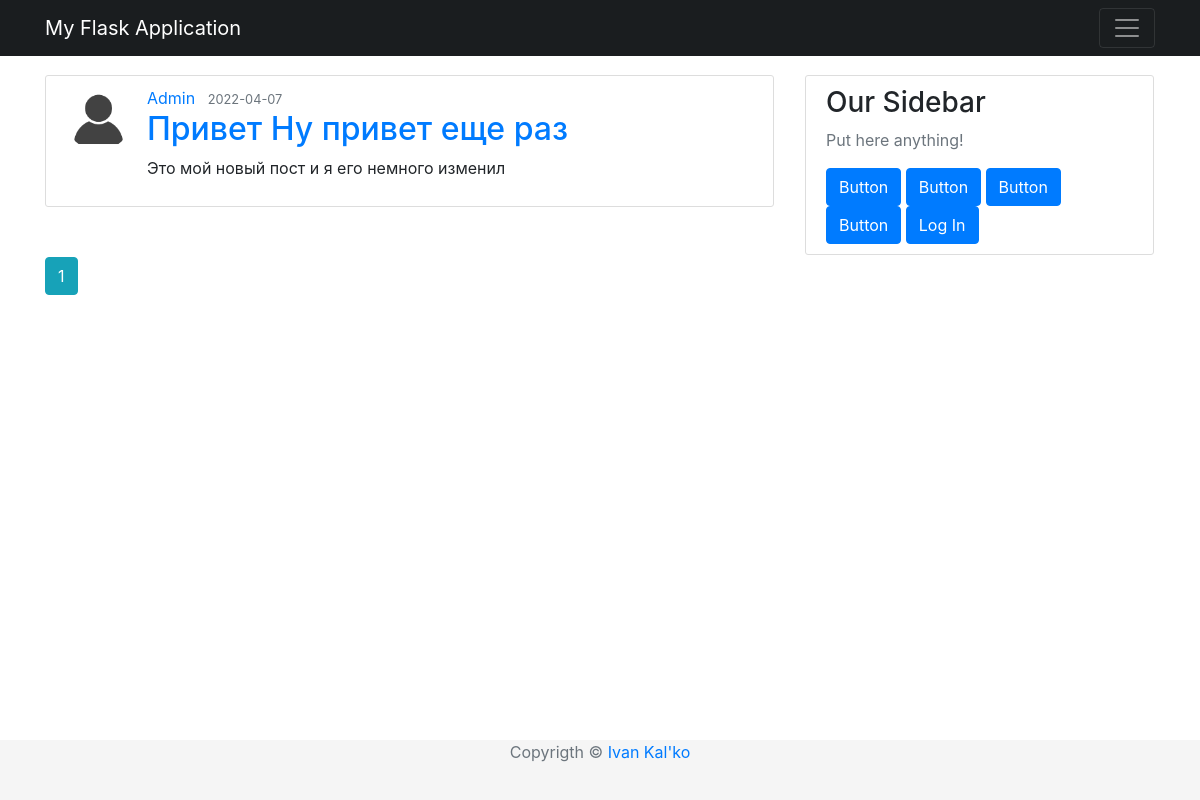
Page /home on the earlier database version.
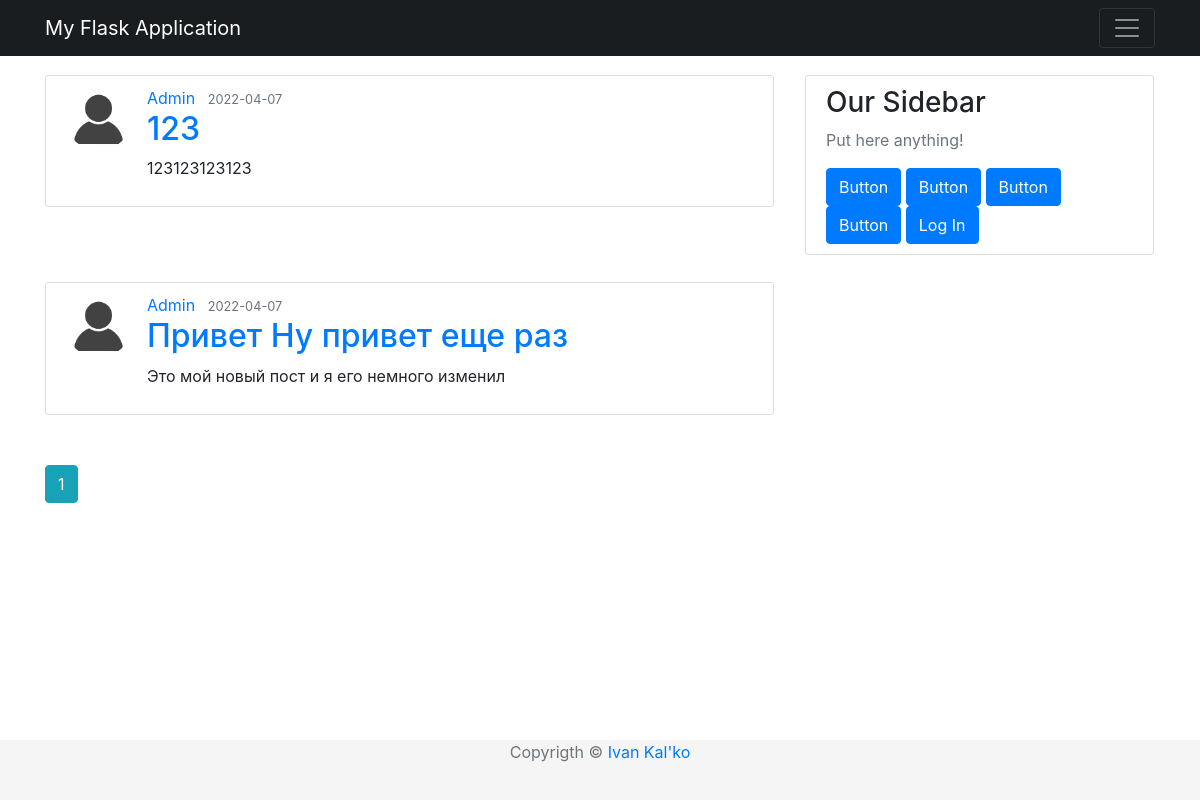
Same page on the later database version.
### app/models/post.py (models this page shows, shortened)
class Post(db.Model):
    __tablename__ = "posts"
    id = db.Column(db.Integer, primary_key=True)
    title = db.Column(db.String(100), nullable=False)
    timestamp = db.Column(db.DateTime, nullable=False, default=datetime.utcnow)
    content = db.Column(db.Text, nullable=False)
    user_id = db.Column(db.Integer, db.ForeignKey("users.id"), nullable=False)

### app/models/user.py (models this page shows, shortened)
class User(UserMixin, db.Model):
    __tablename__ = "users"
    id = db.Column(db.Integer, primary_key=True)
    username = db.Column(db.String(64), unique=True, nullable=False)
    password_hash = db.Column(db.String(128), nullable=False)
    email = db.Column(db.String(120), nullable=False, unique=True)
    image_file = db.Column(db.String(20), nullable=False, default="default.png")
    join_date = db.Column(db.DateTime, nullable=False, default=datetime.utcnow)
    posts = db.relationship('Post', backref='author', lazy=True)

### app/routes/post.py (the view)
@app.route("/")
@app.route("/home")
def home_page():
    page = request.args.get("page", 1, type = int)
    posts = Post.query.order_by(Post.timestamp.desc()).paginate(page=page, per_page=2)
    return render_template("homepage.html", title="Home Page", posts=posts)

### app/templates/homepage.html
{% extends "base.html" %}
{% block content %}
  {% for post in posts.items %}
    <article class="media content-section">
      <img class="rounded-circle article-img" src="{{ url_for('static', filename='images/profiles/' + post.author.image_file) }}">
      <div class="media-body">
        <div class="article-metadata">
          <a class="mr-2" href="{{ url_for('user_public', username=post.author.username )}}">{{ post.author.username }}</a>
          <small class="text-muted">{{ post.timestamp.strftime('%Y-%m-%d') }}</small>
        </div>
        <h2>
          <a class="crticle-title" href="{{url_for('post', id=post.id )}}">{{ post.title }}</a>
        </h2>
        <p class="article-content">{{ post.content }}</p>
      </div>
    </article>
  {% endfor %}
  {% for page_num in posts.iter_pages() %}
    {% if page_num %}
        {% if posts.page == page_num %}
            <a class="btn btn-info mb-4" href="{{ url_for('home_page', page=page_num )}}">{{ page_num }}</a>
        {% else %}
          <a class="btn btn-outline-info mb-4" href="{{ url_for('home_page', page=page_num )}}">{{ page_num }}</a>
        {% endif %}
    {% else %}
        ...
    {% endif %}
  {% endfor %}
{% endblock %}

### app/templates/base.html (shortened to what this page needs)
<!DOCTYPE html>
<html>
    <head>
        <link rel="stylesheet" type="text/css" href="{{ url_for('static', filename='css/base.css')}}"/>
        <link rel="stylesheet" href="https://maxcdn.bootstrapcdn.com/bootstrap/4.0.0/css/bootstrap.min.css">
    </head>
    <body>
        <header class="site-header">
            <nav class="navbar navbar-expend-md navbar-dark bg-steel fixed-top">
                <div class="container">
                    <a class="navbar-brand mr-4" href="/">My Flask Application</a>
                    <button class="navbar-toggler" type="button" data-toggle="collapse" data-target="#navbarToggle" aria-controls="navbarToggle" aria-expanded="false" aria-label="Toggle navigation">
                        <span class="navbar-toggler-icon"></span>
                    </button>
                </div>
            </nav>
        </header>
        <main role="main" class="container">
            <div class="row">
                <div class="col-md-8">
                    {% block content %}
                    {% endblock %}
                </div>
                <div class="col-md-4">
                    <div class="content-section">
                        <h3>Our Sidebar</h3>
                        <p class="text-muted">Put here anything!</p>
                        <div class="d-grid gap-2 d-md-block">
                            <button class="btn btn-primary" type="button">Button</button>
                            <button class="btn btn-primary" type="button">Button</button>
                            <button class="btn btn-primary" type="button">Button</button>
                            <button class="btn btn-primary" type="button">Button</button>
                            {% if current_user.is_authenticated %}
                            <a href="{{ url_for('post_new') }}"><button class="btn btn-primary" type="button">New Post</button><br></a>
                            {% else %}
                            <a href="{{ url_for('login') }}"><button class="btn btn-primary" type="button">Log In</button></a>
                            {% endif %}
                        </div>
                    </div>
                </div>
            </div>
        </main>
        <footer class="footer">
            <div class="container text-center">
                <span class="text-muted">Copyrigth &copy <a href="https://github.com/vano2149">Ivan Kal'ko</a></span>
            </div>
        </footer>
    </body>
</html>

### app/static/css/base.css (style rules this page uses)
body { background: #fafafa; color: #333333; margin-top: 5rem; }
h1, h2, h3, h4, h5, h6 { color : #444444; }
.bg-steel { background-color: #1a1d1f; }
.content-section { background: #ffffff; padding: 10px 20px; border: 1px solid #dddddd; border-radius: 3px; margin-right: 1px; margin-top: 75px; margin-bottom: 50px; }
.article-content { white-space: pre-line; }
.article-img { height: 65px; width: 65px; margin-right: 16px; }
.footer { position: absolute; bottom: 0; width: 100%; height: 60px; background-color: #f5f5f5; }
html * { -webkit-font-smoothing: antialiased; -moz-osx-font-smoothing: grayscale; }
button, input, optgroup, select, textarea { margin: 0; font-family: inherit; font-size: inherit; line-height: inherit; }
.row { --bs-gutter-x: 1.5rem; --bs-gutter-y: 0; display: flex; flex-wrap: wrap; margin-top: calc(var(--bs-gutter-y) * -1); margin-right: calc(var(--bs-gutter-x) / -2); margin-left: calc(var(--bs-gutter-x) / -2); }
body { color: #67748e; font-weight: 400; line-height: 1.6; background-color: #fff; }
body { margin: 0; font-family: var(--bs-font-sans-serif); font-size: 1rem; line-height: 1.5; -webkit-text-size-adjust: 100%; -webkit-tap-highlight-color: rgba(0,0,0,0); }
:root { --bs-blue: #63b3ed; --bs-indigo: #596cff; --bs-purple: #6f42c1; --bs-pink: #d63384; --bs-red: #f56565; --bs-orange: #fd7e14; --bs-yellow: #fbd38d; --bs-green: #81e6d9; --bs-teal: #20c997; --bs-cyan: #0dcaf0; --bs-gray: #6c757d; --bs-gray-dark: #343a40; --bs-primary: #cb0c9f; --bs-secondary: #8392ab; --bs-success: #82d616; --bs-info: #17c1e8; --bs-warning: #f53939; --bs-danger: #ea0606; --bs-light: #e9ecef; --bs-dark: #252f40; --bs-white: #fff; --bs-font-sans-serif: Open Sans; --bs-font-monospace: SFMono-Regular,Menlo,Monaco,Consolas,"Liberation Mono","Courier New",monospace; --bs-gradient: linear-gradient(180deg,hsla(0,0%,100%,.15),hsla(0,0%,100%,0)); }

Differences in the rows shown:
added Post: image_file (placeholder picture), author.username "Admin", timestamp "2022-04-07", title "123", content "123123123123"
